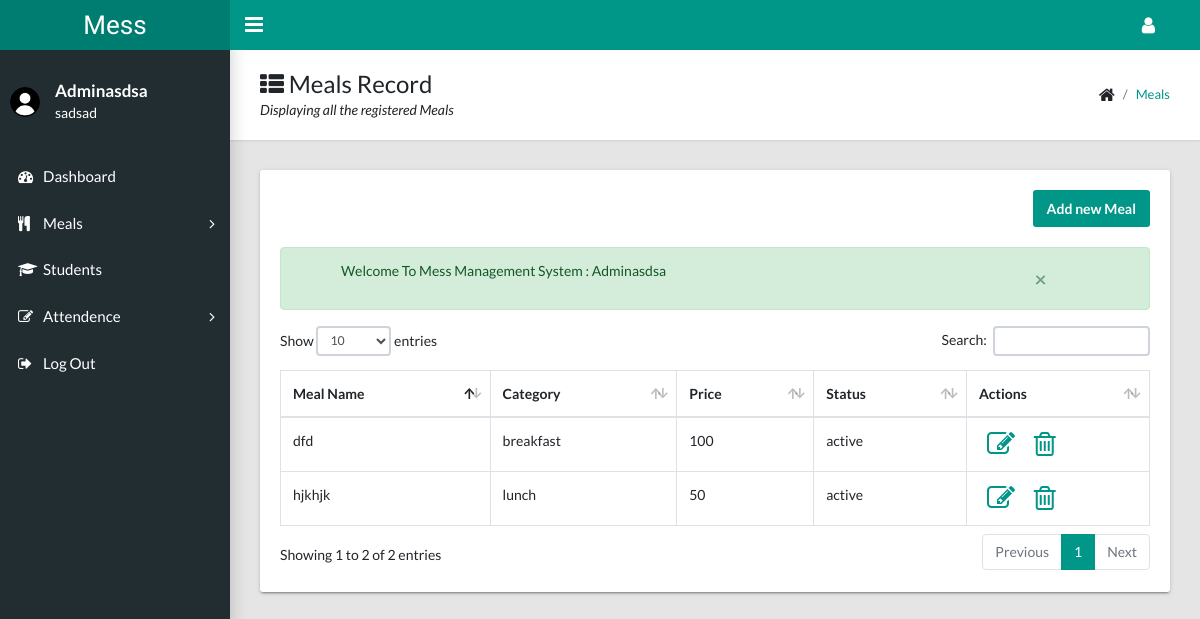
The page /meals.php (signed in) on the database its author committed.
### tables this page shows
CREATE TABLE `meals` (
  `id` int(11) NOT NULL,
  `meal_name` varchar(255) NOT NULL,
  `category` varchar(50) NOT NULL,
  `price` double NOT NULL,
  `status` varchar(50) NOT NULL,
  `created_by` varchar(150) NOT NULL,
  `created_at` datetime NOT NULL
);

### meals.php (the view, shortened to what this page needs)
 <?php
  include 'includes/connection.php';
  include 'includes/sessions.php';
  include 'includes/header.php';
?>
    <aside class="app-sidebar">
      <div class="app-sidebar__user"><img class="app-sidebar__user-avatar" width="30" height="30" src="images/user.png" alt="User Image">
        <div>
          <p class="app-sidebar__user-name font-weight-bold"><?php echo $_SESSION['login_user']; ?></p>
          <p class="app-sidebar__user-designation"><?php echo $_SESSION['user_role'] ?></p>
        </div>
      </div>
      <ul class="app-menu">
        <li><a class="app-menu__item" href="index.php"><i class="app-menu__icon fa fa-dashboard"></i><span class="app-menu__label">Dashboard</span></a></li>
        <li class="treeview"><a class="app-menu__item" href="#" data-toggle="treeview"><i class="app-menu__icon fa fa-cutlery"></i><span class="app-menu__label">Meals</span><i class="treeview-indicator fa fa-angle-right"></i></a>
        </li>
        <li><a class="app-menu__item" href="students.php"><i class="app-menu__icon fa fa-graduation-cap"></i><span class="app-menu__label">Students</span></a></li>
        <li class="treeview"><a class="app-menu__item" href="#" data-toggle="treeview"><i class="app-menu__icon fa fa-edit"></i><span class="app-menu__label">Attendence</span><i class="treeview-indicator fa fa-angle-right"></i></a>
        </li>
        <li><a class="app-menu__item" href="logout.php"><i class="app-menu__icon fa fa-sign-out"></i><span class="app-menu__label">Log Out</span></a></li>
      </ul>
    </aside>
  <main class="app-content">
      <div class="app-title">
        <div>
          <h1><i class="fa fa-th-list"></i> Meals Record</h1>
          <p>Displaying all the registered Meals</p>
        </div>
        <ul class="app-breadcrumb breadcrumb side">
          <li class="breadcrumb-item"><i class="fa fa-home fa-lg"></i></li>
          <li class="breadcrumb-item active"><a href="#">Meals</a></li>
        </ul>
      </div>
      <div class="row">
        <div class="col-md-12">
          <div class="tile">
            <div class="tile-title">
              <div class="row">
                <div class="col-md-12 d-flex justify-content-end">
                  <a href="meals-form.php" class="btn btn-primary">Add new Meal</a>
                </div>
              </div>
            </div>
            <div class="tile-body">
            	<?php
                  if (isset($_SESSION['message'])) {
                    message();
                  }
                ?>
            	<?php
            		$user_list=mysqli_query($conn, "SELECT * FROM meals WHERE status = 'active'");
            	?>
              <table class="table table-hover table-bordered" id="sampleTable">
                <thead>
                  <tr>
                    <th>Meal Name</th>
                    <th>Category</th>
                    <th>Price</th>
                    <th>Status</th>
                    <th>Actions</th>
                  </tr>
                </thead>
                <tbody>
                 <?php
                	while ($record =mysqli_fetch_assoc($user_list)) {
                ?>
	                  <tr>
	                    <td><?= $record['meal_name'] ?></td>
	                    <td><?= $record['category'] ?></td>
	                    <td><?= $record['price'] ?></td>
	                    <td><?= $record['status'] ?></td>
                      <td>
                        <a href="meals-form.php?meal=<?php echo urlencode($record['id']); ?>" class="mx-2" ><i class="fa fa-pencil-square-o fa-2x" aria-hidden="true"></i>
                        </a>
                        <a onclick =" return confirm ('Are you sure?')" href="action-meals.php?meal=<?php echo urlencode($record['id']); ?>&action=delete" class="mx-2"><i class="fa Example of trash-o fa-trash-o fa-2x" aria-hidden="true"></i>
</a>
                      </td>
	                  </tr>
                 <?php } ?>
                </tbody>
              </table>
            </div>
          </div>
        </div>
      </div>
    </main>
  </body>
</html>

### rows shown on the page
meals: meal_name "dfd", category "breakfast", price "100", status "active"
meals: meal_name "hjkhjk", category "lunch", price "50", status "active"

### other values the page prints
$_SESSION['login_user'] "Adminasdsa"
$_SESSION['user_role'] "sadsad"
$_SESSION['message'] "Welcome To Mess Management System : Adminasdsa"
